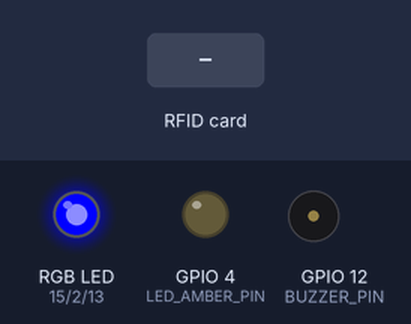
The sketch below on a simulated ESP32. Parts: an RGB LED mixed from three pins (HIGH = lit), output pins drawn as LEDs (lit = HIGH), buzzer (waves = sounding). The test bench sets the inputs (shaded band). WiFi joins after 1.5 s; servers stay silent unless stated; uploads are accepted with an empty reply; what the sketch prints to the serial monitor is not drawn.

Above: at 3.4 s.
3.5 s: RFID card 5E 7A 19 C4 held to the reader
At 3.95 s:
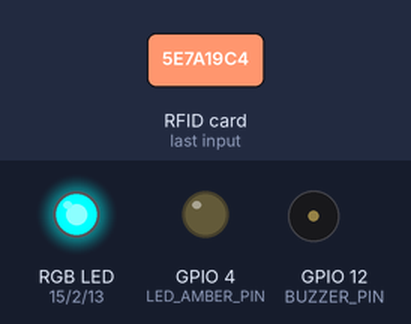
5.5 s: RFID card 5E 7A 19 C4 held to the reader
At 6.8 s:
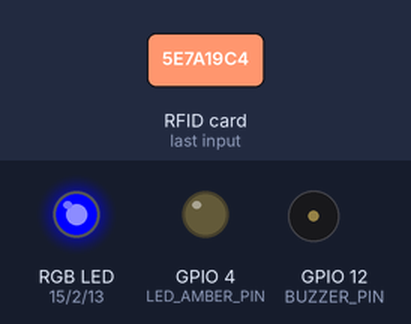
Timing chart, 0 to 8.5 s (numbered marks = the images above; inputs shaded):
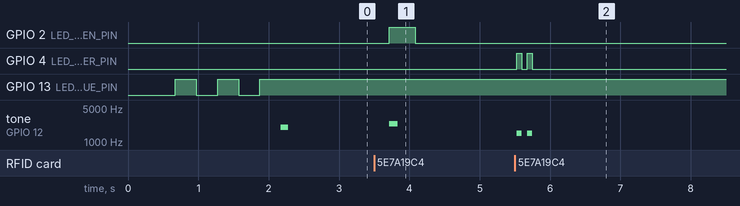

Measured:
- after the input at 3.5 s, GPIO 2 (LED_GREEN_PIN): LOW → HIGH after 0.21 s, → LOW 0.37 s later; tone on GPIO 12 (BUZZER_PIN): silent → 2400 Hz after 0.21 s, → silent 0.12 s later
- after the input at 5.5 s, GPIO 4 (LED_AMBER_PIN): alternates HIGH for 0.07 s and LOW for 0.08 s, 4 changes in all, then stays LOW, starting at once; tone on GPIO 12 (BUZZER_PIN): alternates 1500 Hz for 0.07 s and silent for 0.08 s, 4 changes in all, then stays silent, starting at once

The sketch:

ams_scanner.ino
```cpp
/**
 * ams_scanner.ino - ESP32 Hardware Turnstile Scanner Firmware
 * Bestlink College of the Philippines - Attendance Monitoring System (AMS)
 * Subsystem of SMS 1 (School Management System)
 *
 * Hardware Target: ESP32 DevKit v1 + RC522 RFID Module (SPI)
 * Audio/Optical: RGB/Individual LEDs (Green, Amber, Red, Blue) + Piezo Buzzer
 * Network: Wi-Fi Client Secure with HTTPS Non-blocking Ingress (<300ms)
 *
 * Authoritative References: docs/Security.md §4, docs/WORKFLOW.md §2, docs/PRD.md §4.1
 */

#include <WiFi.h>
#include <WiFiClientSecure.h>
#include <HTTPClient.h>
#include <SPI.h>
#include <MFRC522.h>
#include <ArduinoJson.h>

// Include local configuration (or fallback defaults if not yet created)
#if __has_include("config.h")
  #include "config.h"
#else
  const char* WIFI_SSID         = "BCP_Campus_WiFi";
  const char* WIFI_PASSWORD     = "Your_WiFi_Password_Here";
  const char* SUPABASE_BASE_URL = "https://your-project-ref.supabase.co/functions/v1";
  const char* DEVICE_CODE       = "GATE-01-ESP32";
  const char* DEVICE_KEY        = "esp32_dev_secret_gate01";
  const char* GATE_LOCATION     = "Main Gate Turnstile A";

  #define SS_PIN          5
  #define RST_PIN         22
  #define SCK_PIN         18
  #define MISO_PIN        19
  #define MOSI_PIN        23
  #define LED_GREEN_PIN   2
  #define LED_AMBER_PIN   4
  #define LED_RED_PIN     15
  #define LED_BLUE_PIN    13
  #define BUZZER_PIN      12
  #define LOCAL_COOLDOWN_MS 300000UL
  #define HEARTBEAT_INTERVAL_MS 60000UL
#endif

// ==========================================
// Hardware Interfaces & State Variables
// ==========================================
MFRC522 mfrc522(SS_PIN, RST_PIN);
unsigned long lastHeartbeatTime = 0;

// Local Anti-Passback Circular Cache (32 entries)
struct CacheEntry {
  String uid;
  unsigned long timestamp;
};
const int CACHE_SIZE = 32;
CacheEntry antiPassbackCache[CACHE_SIZE];
int cacheIndex = 0;

// Offline Scan Buffer (Max 20 scans stored during Wi-Fi drops)
struct OfflineScan {
  String uid;
  unsigned long epochApprox;
};
const int OFFLINE_BUF_SIZE = 20;
OfflineScan offlineBuffer[OFFLINE_BUF_SIZE];
int offlineCount = 0;

// ==========================================
// Function Prototypes
// ==========================================
void setupPins();
void connectWiFi();
void checkWiFiConnection();
void sendHeartbeat();
bool checkLocalCooldown(const String& uid);
void registerLocalCooldown(const String& uid);
void processCardScan(const String& uid);
void sendScanToServer(const String& uid, bool isOfflineSync = false);
void bufferOfflineScan(const String& uid);
void flushOfflineBuffer();

void triggerSuccessFeedback();
void triggerLateFeedback();
void triggerCooldownFeedback();
void triggerErrorFeedback();
void playTone(int frequency, int durationMs);

// ==========================================
// Arduino Setup Lifecycle
// ==========================================
void setup() {
  Serial.begin(115200);
  delay(500);

  Serial.println("\n=============================================");
  Serial.println("  Bestlink College Attendance Monitoring (AMS)");
  Serial.println("  ESP32 Turnstile RFID Scanner Firmware v2.1");
  Serial.print("  Device Code: "); Serial.println(DEVICE_CODE);
  Serial.print("  Location:    "); Serial.println(GATE_LOCATION);
  Serial.println("=============================================\n");

  setupPins();

  // Initialize SPI bus & MFRC522 RFID reader
  SPI.begin(SCK_PIN, MISO_PIN, MOSI_PIN, SS_PIN);
  mfrc522.PCD_Init();
  delay(100);

  // Self-test MFRC522 reader
  byte v = mfrc522.PCD_ReadRegister(mfrc522.VersionReg);
  Serial.print("MFRC522 Software Version: 0x");
  Serial.println(v, HEX);
  if (v == 0x00 || v == 0xFF) {
    Serial.println("[CRITICAL] MFRC522 reader communication failed. Check wiring!");
    triggerErrorFeedback();
  } else {
    Serial.println("[OK] MFRC522 initialized successfully.");
  }

  // Connect to Campus Wi-Fi
  connectWiFi();
}

// ==========================================
// Main Execution Loop
// ==========================================
void loop() {
  // 1. Maintain Wi-Fi Connectivity
  checkWiFiConnection();

  // 2. Periodic Scanner Heartbeat Telemetry (every 60s)
  if (millis() - lastHeartbeatTime >= HEARTBEAT_INTERVAL_MS) {
    sendHeartbeat();
    lastHeartbeatTime = millis();
  }

  // 3. Check for New RFID Card Present
  if (!mfrc522.PICC_IsNewCardPresent()) {
    return;
  }

  // 4. Read Card Serial UID
  if (!mfrc522.PICC_ReadCardSerial()) {
    return;
  }

  // 5. Convert UID Bytes to Uppercase Hex String
  String cardUid = "";
  for (byte i = 0; i < mfrc522.uid.size; i++) {
    if (mfrc522.uid.uidByte[i] < 0x10) cardUid += "0";
    cardUid += String(mfrc522.uid.uidByte[i], HEX);
  }
  cardUid.toUpperCase();

  Serial.print("\n[TAP DETECTED] Card UID: ");
  Serial.println(cardUid);

  // 6. Process Ingress Tap
  processCardScan(cardUid);

  // 7. Halt PICC card to allow new card taps
  mfrc522.PICC_HaltA();
  mfrc522.PCD_StopCrypto1();

  delay(200); // Debounce delay
}

// ==========================================
// Ingress Processing & Anti-Passback
// ==========================================
void processCardScan(const String& uid) {
  // A. Check Local 5-Minute Anti-Passback Cache (<5ms response)
  if (checkLocalCooldown(uid)) {
    Serial.println("[ANTI-PASSBACK] Card tapped within 5-minute cooldown. Duplicate rejected locally.");
    triggerCooldownFeedback();
    return;
  }

  // Register tap in local cache
  registerLocalCooldown(uid);

  // B. Dispatch Ingress Request to Cloud Endpoint
  if (WiFi.status() == WL_CONNECTED) {
    sendScanToServer(uid, false);
  } else {
    Serial.println("[OFFLINE] Wi-Fi unavailable. Buffering scan to local memory.");
    bufferOfflineScan(uid);
    triggerLateFeedback(); // Visual/audio warning for offline buffer
  }
}

void sendScanToServer(const String& uid, bool isOfflineSync) {
  unsigned long startRequest = millis();

  WiFiClientSecure client;
  client.setInsecure(); // Skip certificate thumbprint check for high throughput

  HTTPClient http;
  String endpoint = String(SUPABASE_BASE_URL) + "/scan-ingest";

  if (!http.begin(client, endpoint)) {
    Serial.println("[HTTP ERROR] Unable to connect to Edge Function.");
    triggerErrorFeedback();
    return;
  }

  // Set Headers
  http.addHeader("Content-Type", "application/json");
  http.addHeader("x-device-key", DEVICE_KEY);
  http.setTimeout(3500); // 3.5s timeout

  // Build JSON Payload using ArduinoJson
  StaticJsonDocument<256> doc;
  doc["device_code"]     = DEVICE_CODE;
  doc["scan_method"]     = "rfid";
  doc["card_uid"]        = uid;
  doc["is_offline_sync"] = isOfflineSync;

  String requestBody;
  serializeJson(doc, requestBody);

  int httpCode = http.POST(requestBody);
  unsigned long latency = millis() - startRequest;

  Serial.printf("[HTTP %d] Latency: %lums\n", httpCode, latency);

  if (httpCode > 0) {
    String response = http.getString();
    StaticJsonDocument<512> resDoc;
    DeserializationError jsonErr = deserializeJson(resDoc, response);

    if (httpCode == 200) {
      const char* status    = resDoc["status"] | "present";
      const char* eventType = resDoc["event_type"] | "time_in";
      const char* userName  = resDoc["user"]["name"] | "User";
      const char* role      = resDoc["role"] | "student";

      Serial.printf("[SUCCESS] %s (%s) - %s: %s\n", userName, role, eventType, status);

      if (strcmp(status, "late") == 0) {
        triggerLateFeedback();
      } else {
        triggerSuccessFeedback();
      }
    } else if (httpCode == 429) {
      Serial.println("[SERVER 429] Server Anti-Passback Cooldown Active.");
      triggerCooldownFeedback();
    } else if (httpCode == 404) {
      Serial.println("[SERVER 404] Unregistered RFID Card.");
      triggerErrorFeedback();
    } else {
      Serial.printf("[SERVER %d] Ingestion failed: %s\n", httpCode, response.c_str());
      triggerErrorFeedback();
    }
  } else {
    Serial.printf("[NETWORK ERROR] HTTP POST failed: %s\n", http.errorToString(httpCode).c_str());
    bufferOfflineScan(uid);
    triggerErrorFeedback();
  }

  http.end();
}

// ==========================================
// Local Anti-Passback Cooldown Cache
// ==========================================
bool checkLocalCooldown(const String& uid) {
  unsigned long now = millis();
  for (int i = 0; i < CACHE_SIZE; i++) {
    if (antiPassbackCache[i].uid == uid) {
      if (now - antiPassbackCache[i].timestamp < LOCAL_COOLDOWN_MS) {
        return true; // Still within 5 minutes
      }
    }
  }
  return false;
}

void registerLocalCooldown(const String& uid) {
  antiPassbackCache[cacheIndex].uid = uid;
  antiPassbackCache[cacheIndex].timestamp = millis();
  cacheIndex = (cacheIndex + 1) % CACHE_SIZE;
}

// ==========================================
// Offline Ring Buffer & Reconnection Sync
// ==========================================
void bufferOfflineScan(const String& uid) {
  if (offlineCount < OFFLINE_BUF_SIZE) {
    offlineBuffer[offlineCount].uid = uid;
    offlineBuffer[offlineCount].epochApprox = millis();
    offlineCount++;
    Serial.printf("[OFFLINE] Buffered scan %d/%d for UID: %s\n", offlineCount, OFFLINE_BUF_SIZE, uid.c_str());
  } else {
    Serial.println("[OFFLINE WARNING] Ring buffer full! Oldest scan overwritten.");
  }
}

void flushOfflineBuffer() {
  if (offlineCount == 0) return;

  Serial.printf("\n[SYNC] Flushing %d buffered offline scans to cloud...\n", offlineCount);
  for (int i = 0; i < offlineCount; i++) {
    sendScanToServer(offlineBuffer[i].uid, true);
    delay(150);
  }
  offlineCount = 0;
  Serial.println("[SYNC COMPLETE] All buffered scans synchronized.\n");
}

// ==========================================
// Optical & Auditory Hardware Feedback (<300ms)
// ==========================================
void triggerSuccessFeedback() {
  digitalWrite(LED_GREEN_PIN, HIGH);
  playTone(2400, 120); // Crisp high beep
  delay(250);
  digitalWrite(LED_GREEN_PIN, LOW);
}

void triggerLateFeedback() {
  digitalWrite(LED_AMBER_PIN, HIGH);
  playTone(1800, 90);
  delay(70);
  playTone(1800, 90);
  delay(150);
  digitalWrite(LED_AMBER_PIN, LOW);
}

void triggerCooldownFeedback() {
  // Rapid Amber blink + double chirp
  for (int i = 0; i < 2; i++) {
    digitalWrite(LED_AMBER_PIN, HIGH);
    playTone(1500, 70);
    digitalWrite(LED_AMBER_PIN, LOW);
    delay(80);
  }
}

void triggerErrorFeedback() {
  digitalWrite(LED_RED_PIN, HIGH);
  playTone(600, 350); // Low warning buzz
  delay(250);
  digitalWrite(LED_RED_PIN, LOW);
}

void playTone(int frequency, int durationMs) {
  tone(BUZZER_PIN, frequency, durationMs);
  delay(durationMs);
  noTone(BUZZER_PIN);
}

// ==========================================
// Wi-Fi & Device Telemetry Heartbeat
// ==========================================
void setupPins() {
  pinMode(LED_GREEN_PIN, OUTPUT);
  pinMode(LED_AMBER_PIN, OUTPUT);
  pinMode(LED_RED_PIN, OUTPUT);
  pinMode(LED_BLUE_PIN, OUTPUT);
  pinMode(BUZZER_PIN, OUTPUT);

  digitalWrite(LED_GREEN_PIN, LOW);
  digitalWrite(LED_AMBER_PIN, LOW);
  digitalWrite(LED_RED_PIN, LOW);
  digitalWrite(LED_BLUE_PIN, LOW);
}

void connectWiFi() {
  Serial.print("[WiFi] Connecting to SSID: ");
  Serial.println(WIFI_SSID);

  WiFi.mode(WIFI_STA);
  WiFi.begin(WIFI_SSID, WIFI_PASSWORD);

  int attempts = 0;
  while (WiFi.status() != WL_CONNECTED && attempts < 25) {
    digitalWrite(LED_BLUE_PIN, !digitalRead(LED_BLUE_PIN)); // Flash blue while searching
    delay(300);
    Serial.print(".");
    attempts++;
  }

  if (WiFi.status() == WL_CONNECTED) {
    digitalWrite(LED_BLUE_PIN, HIGH); // Solid blue when connected
    Serial.println("\n[WiFi] Connected successfully!");
    Serial.print("[WiFi] IP Address: ");
    Serial.println(WiFi.localIP());
    playTone(2000, 100);
  } else {
    digitalWrite(LED_BLUE_PIN, LOW);
    Serial.println("\n[WiFi WARNING] Could not connect. Operating in offline buffered mode.");
  }
}

void checkWiFiConnection() {
  static unsigned long lastCheck = 0;
  if (millis() - lastCheck < 5000) return;
  lastCheck = millis();

  if (WiFi.status() == WL_CONNECTED) {
    digitalWrite(LED_BLUE_PIN, HIGH);
    if (offlineCount > 0) {
      flushOfflineBuffer();
    }
  } else {
    digitalWrite(LED_BLUE_PIN, LOW);
  }
}

void sendHeartbeat() {
  if (WiFi.status() != WL_CONNECTED) return;

  WiFiClientSecure client;
  client.setInsecure();
  HTTPClient http;

  String endpoint = String(SUPABASE_BASE_URL) + "/scan-ingest";
  if (http.begin(client, endpoint)) {
    http.addHeader("Content-Type", "application/json");
    http.addHeader("x-device-key", DEVICE_KEY);
    http.setTimeout(2500);

    StaticJsonDocument<128> doc;
    doc["device_code"] = DEVICE_CODE;
    doc["scan_method"] = "rfid";
    doc["card_uid"]    = "HEARTBEAT"; // Handled gracefully or logged as telemetry

    String body;
    serializeJson(doc, body);
    http.POST(body);
    http.end();
    Serial.println("[TELEMETRY] Scanner heartbeat sent.");
  }
}
```
